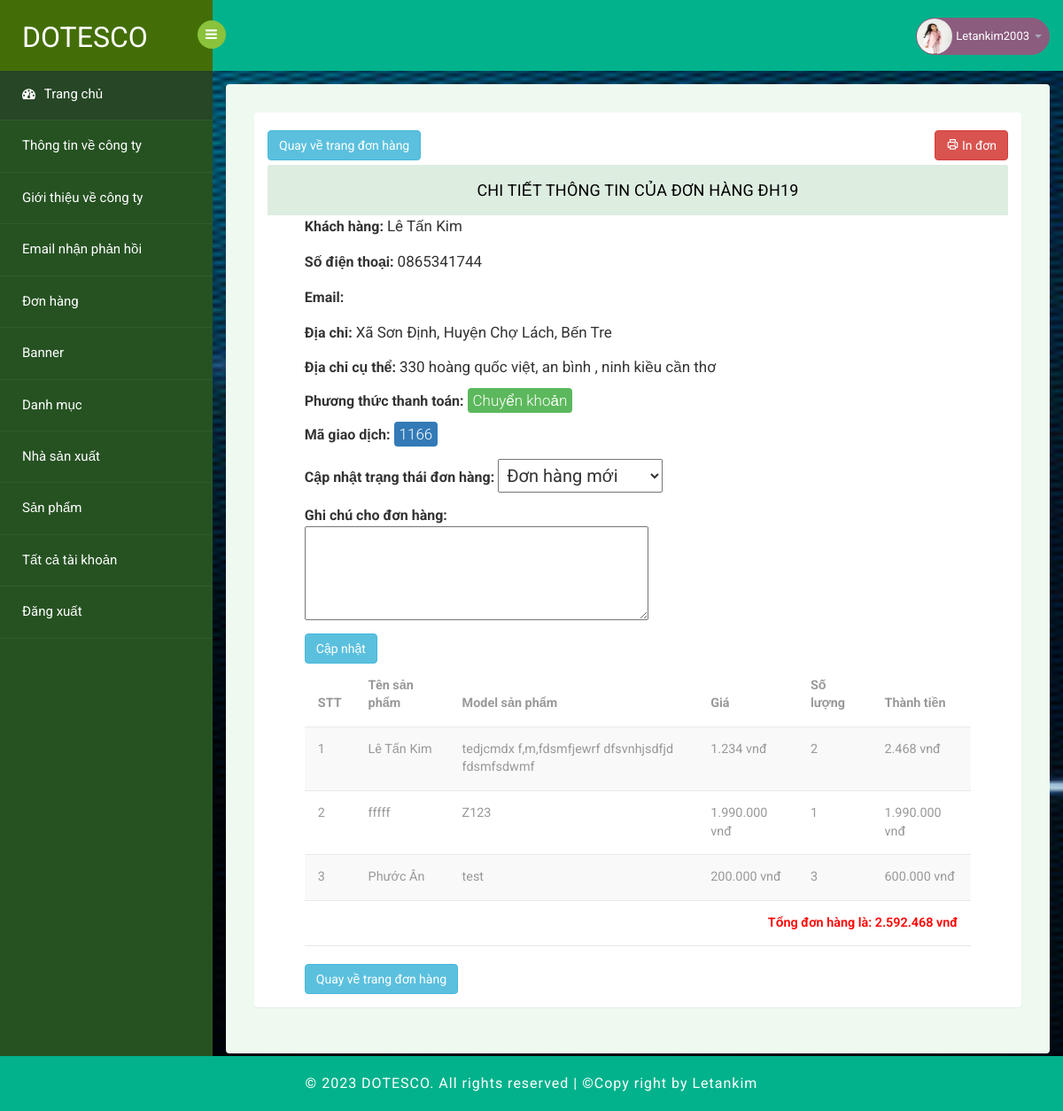
The app's page /admin/index.php?page=detail-bill&id=19 (signed in) with its own data.
### tables this page shows
CREATE TABLE `tbl_bill` (
  `id` int(11) NOT NULL,
  `name` varchar(1000) NOT NULL,
  `address` varchar(2000) NOT NULL,
  `detailAddress` varchar(2000) NOT NULL,
  `phone` varchar(20) NOT NULL,
  `email` varchar(300) NOT NULL,
  `idUser` int(11) DEFAULT NULL,
  `createAt` datetime NOT NULL DEFAULT current_timestamp(),
  `modifiedAt` datetime DEFAULT NULL,
  `modifiedBy` int(11) DEFAULT NULL,
  `status` tinyint(4) NOT NULL DEFAULT 0,
  `payment` tinyint(1) NOT NULL DEFAULT 0,
  `transactionCode` varchar(20) DEFAULT NULL,
  `total` double NOT NULL DEFAULT 0,
  `note` varchar(2000) DEFAULT NULL
);

CREATE TABLE `tbl_bill_details` (
  `id` int(11) NOT NULL,
  `idProduct` int(11) NOT NULL,
  `model` varchar(1000) NOT NULL,
  `name` varchar(1000) NOT NULL,
  `idBill` int(11) NOT NULL,
  `quantity` int(11) NOT NULL,
  `price` double NOT NULL,
  `total` double NOT NULL DEFAULT 0
);

### admin/controller/BillController.php (called while the page is built, shortened)
<?php
require_once PATH_ROOT_ADMIN."/DAO/BillDao.php";
require_once PATH_ROOT_ADMIN."/DAO/BillDetailDao.php";
require_once PATH_ROOT_ADMIN."/DAO/ProductDao.php";
require_once PATH_ROOT."/model/Bill.php";
require_once PATH_ROOT."/model/BillDetail.php";
class BillController {
    private static $billDao;
    function __construct() {
        self::$billDao = new BillDao();
    }
    public function adminBillDetail() {
        $billDetailDao = new BillDetailDao();
        $idBill = $_GET['id'];
        $currentBill = self::$billDao->getOneBillById($idBill);
        $currentDetailBill = $billDetailDao->getDetailBill($idBill);
        include_once "./view/handleShow/showBillDetail.php";
    }
}
?>

### admin/DBConnection/ConnectionAdmin.php (called while the page is built, shortened)
<?php
class ConnectionAdmin {
    public static $conn;
    function connect() {
        $servername = DB_HOST;
        $username = DB_USER;
        $password = DB_PASSWORD;
        $table = DB_NAME;
        try {
            self::$conn = new PDO("mysql:host=$servername;dbname=$table;charset=utf8", $username, $password);
            self::$conn->setAttribute(PDO::ATTR_ERRMODE, PDO::ERRMODE_EXCEPTION);
        } catch(PDOException $e) {
            try {
                $date= date('Y/m/d H:i:s');
                $myLogger = fopen(PATH_ROOT_ADMIN.'/Log/admin_log.log', 'a');
                $content = "Admin: CONNECT (".$e->getMessage().") ".$date."\n";
                fwrite($myLogger, $content);
            } catch(Exception $error) {
            }
        }
        return self::$conn;
    }
    function getAll($sql, $params = array()) {
        $result = [];
        try {
            $conn = $this->connect();
            $stmt = $conn->prepare($sql);
            $stmt->execute($params);
            $stmt->setFetchMode(PDO::FETCH_ASSOC);
            $result = $stmt->fetchAll();
        } catch(Exception $e) {
            try {
                $date= date('Y/m/d H:i:s');
                $myLogger = fopen(PATH_ROOT_ADMIN.'/Log/log_user.log', 'a');
                $content = "User: GET ALL (".$e->getMessage().") ".$date."\n";
                fwrite($myLogger, $content);
            } catch(Exception $error) {
            }
        }
        return $result;
    }
    function get_one($sql, $params = array()) {
        $result = [];
        try {
            $conn = $this->connect();
            $stmt = $conn->prepare($sql);
            $stmt->execute($params);
            $stmt->setFetchMode(PDO::FETCH_ASSOC);
            $result = $stmt->fetch();
        } catch(PDOException $e) {
            try {
                $date= date('Y/m/d H:i:s');
                $myLogger = fopen(PATH_ROOT_ADMIN.'/Log/log_user.log', 'a');
                $content = "User: GET BY ID (".$e->getMessage().") ".$date."\n";
                fwrite($myLogger, $content);
            } catch(Exception $error) {
            }
        }
        return $result;
    }
}
?>

### admin/DAO/BillDao.php (called while the page is built, shortened)
<?php
require_once PATH_ROOT_ADMIN."/DBConnection/ConnectionAdmin.php";
require_once PATH_ROOT."/model/Bill.php";
class BillDao {
    private static $db;
    function __construct() {
        self::$db = new ConnectionAdmin();
    }
    private function bill($row) {
        $id = $row['id'];
        $name  = $row['name'];
        $address = $row['address'];
        $detailAddress = $row['detailAddress'];
        $phone = $row['phone'];
        $email = $row['email'];
        $idUser = $row['idUser'];
        $createAt = $row['createAt'];
        $modifiedAt = $row['modifiedAt'];
        $modifiedBy = $row['modifiedBy'];
        $status = $row['status'];
        $payment = $row['payment'];
        $transactionCode = $row['transactionCode'];
        $total = $row['total'];
        $note = $row['note'];
        $bill = new Bill($id, $name, $address, $detailAddress, $phone, $email,$idUser, $createAt, $modifiedAt, $modifiedBy,$status, $payment, $transactionCode,$total, $note);
        return $bill;
    }
    function getOneBillById($idBill) {
        $params = array(':id' => $idBill);
        $sql = "SELECT * FROM tbl_bill WHERE id = :id";
        $row = self::$db->get_one($sql, $params);
        if($row) {
            return $this->bill($row);
        }
        return null;
    }
}
?>

### model/Bill.php (called while the page is built, shortened)
<?php
class Bill {
    protected $id;
    protected $name;
    protected $address;
    protected $detailAddress;
    protected $phone;
    protected $payment;
    protected $transactionCode;
    protected $total;
    public function __construct($id = null, $name = null, $address = null, $detailAddress = null, $phone = null, $email=null,$idUser = null,
     $createAt = null, $modifiedAt=null, $modifiedBy=null, $status=null, $payment=null, $transactionCode=null,$total=null, $note=null)
    {
        $this->id = $id;
        $this->name = $name;
        $this->address = $address;
        $this->detailAddress = $detailAddress;
        $this->phone = $phone;
        $this->payment = $payment;
        $this->transactionCode = $transactionCode;
        $this->total = $total;
    }
    public function getId()
    {
        return $this->id;
    }
    public function getName()
    {
        return $this->name;
    }
    public function getAddress()
    {
        return $this->address;
    }
    public function getDetailAddress()
    {
        return $this->detailAddress;
    }
    public function getPhone()
    {
        return $this->phone;
    }
    public function getPayment()
    {
        return $this->payment;
    }
    public function getTotal()
    {
        return $this->total;
    }
    public function getTransactionCode()
    {
        return $this->transactionCode;
    }
}
?>

### admin/DAO/BillDetailDao.php (called while the page is built)
<?php
require_once PATH_ROOT_ADMIN."/DBConnection/ConnectionAdmin.php";
require_once PATH_ROOT."/model/BillDetail.php";
class BillDetailDao {
    private static $db;
    function __construct() {
        self::$db = new ConnectionAdmin();
    }
    private function billDetail($row) {
        $id = $row['id'];
        $idProduct = $row['idProduct'];
        $model = $row['model'];
        $name = $row['name'];
        $idBill = $row['idBill'];
        $quantity = $row['quantity'];
        $price = $row['price'];
        $total = $row['total'];
        $billDetail = new BillDetail($id, $idProduct, $model, $name, $idBill, $quantity, $price, $total);
        return $billDetail;
    }
    function getDetailBill($idBill) {
        $params = array('idBill' => $idBill);
        $sql = "SELECT * FROM tbl_bill_details WHERE idBill = :idBill";
        $resultSQL = self::$db->getAll($sql, $params);
        $billDetails = array();
        foreach ($resultSQL as $row) {
            $billDetails[] = $this->billDetail($row);
        }
        return $billDetails;
    }
}
?>

### model/BillDetail.php (called while the page is built, shortened)
<?php
class BillDetail {
    protected $model;
    protected $name;
    protected $quantity;
    protected $price;
    protected $total;
    public function __construct($id, $idProduct, $model, $name, $idBill, $quantity, $price, $total)
    {
        $this->model = $model;
        $this->name = $name;
        $this->quantity = $quantity;
        $this->price = $price;
        $this->total = $total;
    }
    public function getModel()
    {
        return $this->model;
    }
    public function getName()
    {
        return $this->name;
    }
    public function getQuantity()
    {
        return $this->quantity;
    }
    public function getPrice()
    {
        return $this->price;
    }
    public function getTotal()
    {
        return $this->total;
    }
}
?>

### lib/Currency.php (called while the page is built, shortened)
<?php
    function currency_format($number, $suffix = 'vnđ') {
        if (!empty($number)) {
            return number_format($number, 0, ',', '.') . " {$suffix}";
        }
    }
?>

### admin/view/handleShow/showBillDetail.php (the view, shortened to what this page needs)
<?php
    $id = $currentBill->getId();
    $name = $currentBill->getName();
    $address = $currentBill->getAddress();
    $detailAddress = $currentBill->getDetailAddress();
    $phone = $currentBill->getPhone();
    $payment = $currentBill->getPayment();
    $transactionCode = $currentBill->getTransactionCode();
    $total = $currentBill->getTotal();
    $note = $currentBill->getNote();
?>
<section id="main-content">
	<section class="wrapper">
		<div class="table-agile-info">
            <div class="panel panel-default">
                <div class="panel-body form-add active">
                    <div class="header-navigation">
                        <a href="index.php?page=ordered" class='btn btn-info'>Quay về trang đơn hàng</a>
                        <a href="index.php?page=print-bill&id=<?=$id?>" target="_blank" class='btn btn-danger'>
                        <i class='bx bx-printer'></i> In đơn
                        </a>
                    </div>
                    <div class="panel-heading">
                        Chi tiết thông tin của đơn hàng ĐH<?=$id?>
                    </div>
                    <div class="position-center">
                        <div>
                            <div class="form-group">
                                <label for="model">Khách hàng: </label>
                                <span class="show_more"><?=$name?></span>
                            </div>
                            <div class="form-group">
                                <label for="model">Số điện thoại: </label>
                                <span class="show_more"><?=$phone?></span>
                            </div>
                            <div class="form-group">
                                <label for="model">Email: </label>
                            </div>
                            <div class="form-group">
                                <label for="model">Địa chỉ: </label>
                                <span class="show_more"><?=$address?></span>
                            </div>
                            <div class="form-group">
                                <label for="model">Địa chỉ cụ thể: </label>
                                <span class="show_more"><?=$detailAddress?></span>
                            </div>
                            <div class="form-group">
								<?php
									$isBank = "Tiền mặt";
									if($payment == 1) {
                    					$isBank = "Chuyển khoản";
               						}
								?>
                                <label for="model">Phương thức thanh toán: </label>
                                <span class="show_more label label-success"><?=$isBank?></span>
                            </div>
                        </div>
                        <div class="form-group">
                                <label for="model">Mã giao dịch: </label>
                                <span class="show_more label label-primary"><?=$transactionCode?></span>
                            </div>
                        <form action="index.php?page=update-status-bill" method="post">
                            <div class="form-group">
                                    <label for="status">Cập nhật trạng thái đơn hàng: </label>
                                    <select class="change-status-bill" name="status" id="status">
                                        <option value="0">Đơn hàng mới</option>
                                    </select>
                            </div>
                            <div class="form-group">
                                <label for="status">Ghi chú cho đơn hàng: </label>
                                <textarea style="display: block;" name="note" id="" cols="50" rows="5"><?=$note?></textarea>
                            </div>
                            <button type='submit' name = 'update-status-bill' class='btn btn-info'>Cập nhật</button>
                        </form>
                        <div class="table-responsive">
                            <table class="table table-striped b-t b-light">
                            <thead>
                                <tr>
                                    <th style="width:20px;">
                                        STT
                                    </th>
                                    <th>Tên sản phẩm</th>
                                    <th>Model sản phẩm</th>
                                    <th>Giá</th>
                                    <th>Số lượng</th>
                                    <th>Thành tiền</th>
                                </tr>
                            </thead>
                            <tbody>
                                <?php
                                $index = 1;
                                    foreach($currentDetailBill as $item) {
                                        echo "<tr>
                                        <td style='width:20px;'>
                                            ".$index."
                                            </td>
                                            <td>".$item->getName()."</td>
                                            <td>".$item->getModel()."</td>
                                            <td>".currency_format($item->getPrice())."</td>
                                            <td>".$item->getQuantity()."</td>
                                           <td>".currency_format($item->getTotal())."</td>
                                         </tr>";
                                            $index++;
                                    }
                                    echo "<tr>
                                        <td colspan='10' style='font-weight: 600;color: red;text-align: right;'>
                                            Tổng đơn hàng là: ".currency_format($total)."
                                        </tr>";
                                ?>
                            </tbody>
                            </table>
                        </div>
                        <a href="index.php?page=ordered" class='btn btn-info'>Quay về trang đơn hàng</a>
                    </div>
                </div>
            </div>
        </div>
</section>
</section>
</section>

### records on screen
tbl_bill: id "19", name "Lê Tấn Kim", phone "0865341744", address "Xã Sơn Định, Huyện Chợ Lách, Bến Tre", detailAddress "330 hoàng quốc việt, an bình , ninh kiều cần thơ", payment "Chuyển khoản", transactionCode "1166", total "2.592.468 vnđ"
tbl_bill_details: name "Lê Tấn Kim", model "tedjcmdx f,m,fdsmfjewrf dfsvnhjsdfjd fdsmfsdwmf", price "1.234 vnđ", quantity "2", total "2.468 vnđ"
tbl_bill_details: name "fffff", model "Z123", price "1.990.000 vnđ", quantity "1", total "1.990.000 vnđ"
tbl_bill_details: name "Phước Ân", model "test", price "200.000 vnđ", quantity "3", total "600.000 vnđ"

### other values on screen
$_SESSION['usernameAdmin'] "Letankim2003"
